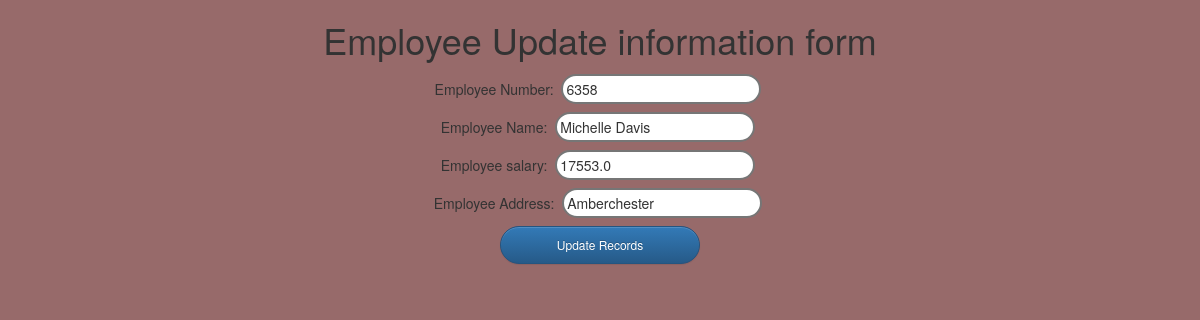
The page /update/27/ on the database its author committed.
### testapp/models.py (models this page shows)
class Employee(models.Model):
    eno=models.IntegerField()
    ename=models.CharField(max_length=44)
    esal=models.FloatField()
    eaddr=models.CharField(max_length=256)

### testapp/views.py (the view)
# urls.py: url(r'^update/(?P<id>\d+)/',views.update_view),
def update_view(request,id):
    employee=Employee.objects.get(id=id)
    if request.method=='POST':
        form=EmployeeForm(request.POST,instance=employee)
        if form.is_valid():
            form.save()
            return redirect('/')
    return render (request,'testapp/update.html',{'employee':employee})

### templates/testapp/update.html (shortened to what this page needs)
<!DOCTYPE html> {% extends 'testapp/base.html'%} {% block body_block %}
<div class="conttainer" align='center'>
    <h1>Employee Update information form</h1>
    <form method="post">
        {% csrf_token%} Employee Number: <input type="text" name="eno" value="{{employee.eno}}"><br> Employee Name: <input type="text" name="ename" value="{{employee.ename}}"><br> Employee salary: <input type="text" name="esal" value="{{employee.esal}}"><br>        Employee Address: <input type="text" name="eaddr" value="{{employee.eaddr}}"><br>
        <input type="submit" name="" class='btn btn-primary btn-lg' value="Update Records">
    </form>
</div>
{% endblock %}

### templates/testapp/update.html (style rules this page uses)
input { width: 200px; margin: 4px; padding: 3px; border-radius: 19px; border-style: solid; justify-content: center; }
body { background: rgb(151, 106, 106); }
.btn { border-radius: 33px; background-color: brown; font-size: 12px; }

### rows shown on the page
Employee: eno "6358", ename "Michelle Davis", esal "17553.0", eaddr "Amberchester"
